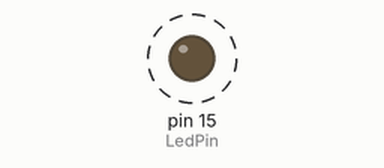
A program run on a simulated Raspberry Pi (header pin numbers). Shown: output pins drawn as LEDs (lit = HIGH). Dashed ring = blinking. What the program prints to the terminal is not drawn.

Above: at 0.2 s.
Timing chart, 0 to 3.0 s (numbered marks = the images above):
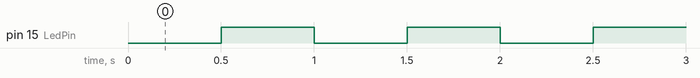

Measured:
- by itself, pin 15 (LedPin): alternates HIGH for 0.50 s and LOW for 0.50 s

The program:

led2.py
```python
#!/usr/bin/env python

import RPi.GPIO as GPIO
import time

LedPin = 15    # pin15

def setup():
	GPIO.setmode(GPIO.BOARD)       # Numbers pins by physical location
	GPIO.setup(LedPin, GPIO.OUT)   # Set pin mode as output
	GPIO.output(LedPin, GPIO.HIGH) # Set pin to high(+3.3V) to off the led

def loop():
	while True:
		print '...led on'
		GPIO.output(LedPin, GPIO.LOW)  # led on
		time.sleep(0.5)
		print 'led off...'
		GPIO.output(LedPin, GPIO.HIGH) # led off
		time.sleep(0.5)

def destroy():
	GPIO.output(LedPin, GPIO.HIGH)     # led off
	GPIO.cleanup()                     # Release resource
	print(" - I have run the cleanup function -")

if __name__ == '__main__':     # Program start from here
	setup()
	try:
		loop()
	except KeyboardInterrupt:  # When 'Ctrl+C' is pressed, the child program destroy() will be  executed.
		destroy()
```
